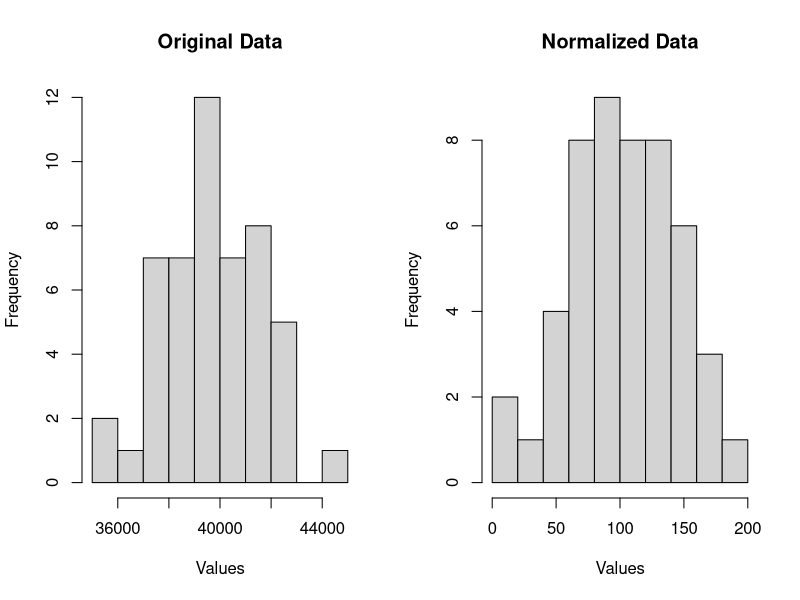

Here is the R script that generated this plot:
# Normalization Function
normalize <- function(df, mn, mx, int = TRUE, plot = TRUE) {
  # Calculate the range of the data
  range <- max(df) - min(df)
  
  # Normalize the data
  norm <- (df - min(df)) / range
  norm <- mn + (mx - mn) * norm
  
  # Convert to integer if specified
  if (int) {
    norm <- as.integer(norm)
  }
  
  # Plot original and normalized data if specified
  if (plot) {
    par(mfrow = c(1, 2))  # Set the plotting area to a 1x2 grid
    hist(df, main = "Original Data", xlab = "Values")
    hist(norm, main = "Normalized Data", xlab = "Values")
    par(mfrow = c(1, 1))  # Reset plotting area
  }
  
  return(norm)
}

# Set seed for reproducibility
set.seed(4208)

# Generate random data
df <- rnorm(50, mean = 40000, sd = 2000)

# Define normalization bounds
mn <- 10  # minimum value of normalization
mx <- 200  # maximum value of normalization

# Normalize the data and display plots
normalized_data <- normalize(df, mn, mx, int = TRUE, plot = TRUE)
